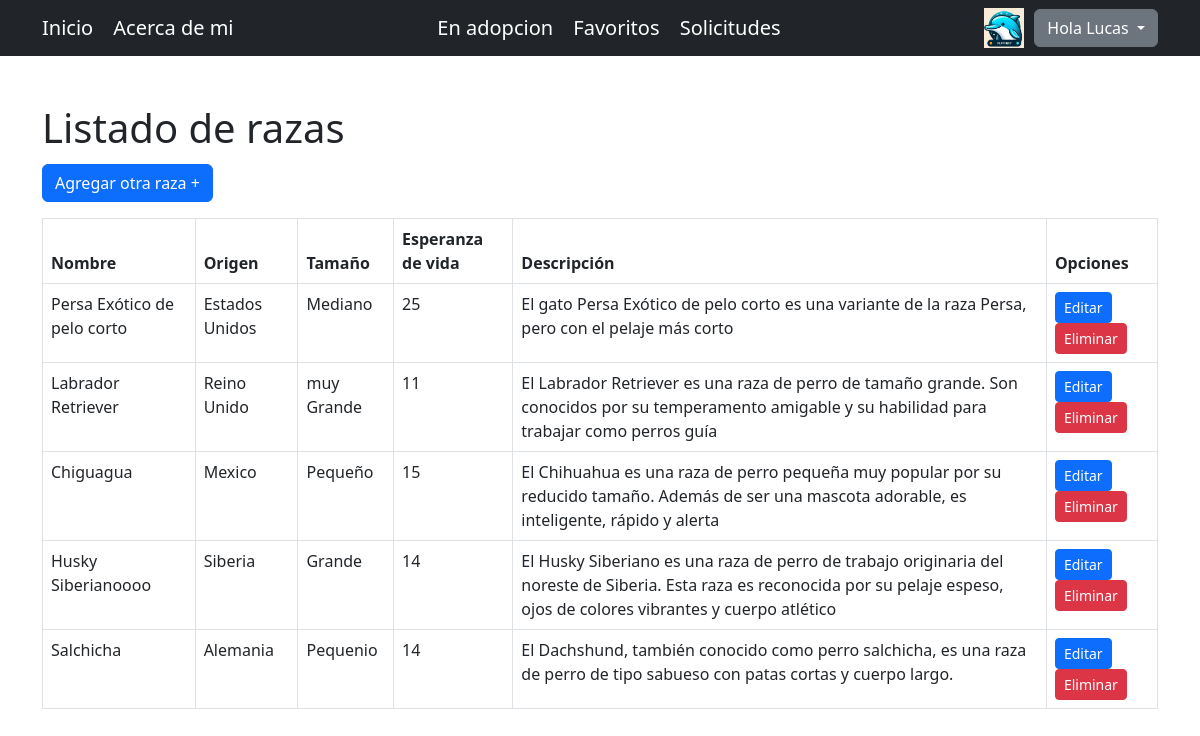
Page /listar_raza/ (signed in) on the committed database.
### app_proyecto/models.py (models this page shows, shortened)
class Avatar(models.Model):
    usuario =models.OneToOneField(User, on_delete=models.CASCADE)
    imagen = models.ImageField(upload_to="avatares", null=True, blank=True)

class Raza(models.Model):
    nombre = models.CharField(max_length=100)
    origen = models.CharField(max_length=100)
    tamanio_promedio = models.CharField(max_length=50)
    esperanza_de_vida = models.IntegerField()
    descripcion = models.TextField()

### app_proyecto/views.py (the view)
# urls.py: path("listar_raza/", listar_razas, name="Listar_Raza"),
@login_required
def listar_razas(request):
    razas = Raza.objects.all()
    return render(request, "raza/listar_raza.html", {"razas":razas})

### app_proyecto/templates/raza/listar_raza.html
{% extends "app_proyecto/padre.html" %}
{% load static %}
{% block titulo %}
<h1>Listado de razas</h1>
<br><br>
{% endblock %}
{% block contenido %}
<div class="container py-1">
  <a href="{% url 'Crear_Raza' %}" class="btn btn-primary mb-3">Agregar otra raza + </a>
  <table class="table table-bordered">
      <thead>
        <tr>
          <th scope="col">Nombre</th>
          <th scope="col">Origen</th>
          <th scope="col">Tamaño</th>
          <th scope="col">Esperanza de vida</th>
          <th scope="col">Descripción</th>
          <th scope="col">Opciones</th>
         </tr>
      </thead>
      <tbody>
        {% for valor in razas %}
        <tr>
          <td>{{valor.nombre}}</td>
          <td>{{valor.origen}}</td>
          <td>{{valor.tamanio_promedio}}</td>
          <td>{{valor.esperanza_de_vida}}</td>
          <td>{{valor.descripcion}}</td>
          <td>
              <a href="{% url 'Editar_Raza' valor.id %}" class="btn btn-primary btn-sm">Editar</a>
              <a href="{% url 'Eliminar_Raza' valor.id %}" class="btn btn-danger btn-sm">Eliminar</a>
          </td>
      </tr>
      {% endfor %}
      </tbody>
  </table>
</div>
{% endblock %}

### app_proyecto/templates/app_proyecto/padre.html (shortened to what this page needs)
<!DOCTYPE html>
<html lang="es">
<head>
    <link href="https://cdn.jsdelivr.net/npm/bootstrap@5.3.0-alpha1/dist/css/bootstrap.min.css" rel="stylesheet">
</head>
<body>
    <nav class="navbar navbar-dark bg-dark bg-light static-top">
        <div class="container">
            <div class="navbar-brand-group">
                <a class="navbar-brand" href="{% url 'Home' %}">Inicio</a>
                <a class="navbar-brand" href="{% url 'About' %}">Acerca de mi</a>
            </div>
            {% if user.is_authenticated %}
            <div class="navbar-brand-group">
                <a class="navbar-brand" href="{% url 'En_Adopcion' %}">En adopcion</a>
                {% if not request.user.is_superuser %}
                <a class="navbar-brand" href="{% url 'Listar_Favorito' %}">Favoritos</a>
                {% endif %}
                <a class="navbar-brand" href="{% url 'Listar_Solicitud' %}">Solicitudes</a>
            </div>
            <div class="navbar-brand-group d-flex align-items-center">
                <img src="{{user.avatar.imagen.url}}" width="40px" height="40px" alt="default.png" style="margin-right: 10px;">
                <div class="dropdown">
                    <button class="btn btn-secondary dropdown-toggle" type="button" id="dropdownMenuButton" data-bs-toggle="dropdown" aria-expanded="false">
                        Hola {{user.first_name}}
                    </button>
                </div>
            </div>
            {% else %}
            <div class="navbar-brand-group" style="text-align: right;">
                <a class="btn btn-primary" href="{% url 'Registrar' %}">Registrarse</a>
                <a class="btn btn-primary" href="{% url 'Loguin' %}">Iniciar Sesion</a>
            </div>
            {% endif %}
        </div>
    </nav>
<div class="container my-5">
  <div class="row">
    {% block titulo %}
    {% endblock titulo %}
    {% block contenido %}
    {% endblock contenido %}
  </div>
</div>
</body>
</html>

### rows in the picture
Raza: nombre "Persa Exótico de pelo corto", origen "Estados Unidos", tamanio_promedio "Mediano", esperanza_de_vida "25", descripcion "El gato Persa Exótico de pelo corto es una variante de la raza Persa, pero con el pelaje más corto"
Raza: nombre "Labrador Retriever", origen "Reino Unido", tamanio_promedio "muy Grande", esperanza_de_vida "11", descripcion "El Labrador Retriever es una raza de perro de tamaño grande. Son conocidos por su temperamento amigable y su habilidad para trabajar como perros guía"
Raza: nombre "Chiguagua", origen "Mexico", tamanio_promedio "Pequeño", esperanza_de_vida "15", descripcion "El Chihuahua es una raza de perro pequeña muy popular por su reducido tamaño. Además de ser una mascota adorable, es inteligente, rápido y alerta"
Raza: nombre "Husky Siberianoooo", origen "Siberia", tamanio_promedio "Grande", esperanza_de_vida "14", descripcion "El Husky Siberiano es una raza de perro de trabajo originaria del noreste de Siberia. Esta raza es reconocida por su pelaje espeso, ojos de colores vibrantes y cuerpo atlético"
Raza: nombre "Salchicha", origen "Alemania", tamanio_promedio "Pequenio", esperanza_de_vida "14", descripcion "El Dachshund, también conocido como perro salchicha, es una raza de perro de tipo sabueso con patas cortas y cuerpo largo."

### other values in the picture
{{ user.first_name }} "Lucas"
